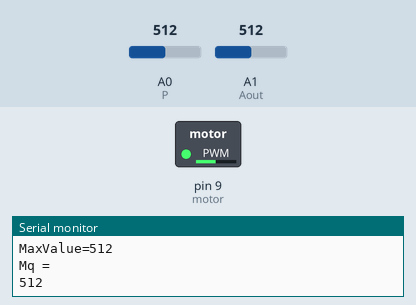
Bench run of a sketch on a simulated Arduino Uno, built with avr-gcc and run on an emulated ATmega328P. Parts: switched loads named in the sketch (green lamp = pin HIGH), the last lines printed to the serial monitor. The test bench sets the inputs (shaded band); at power-on: A0 (P) = 512, A1 (Aout) = 512.

Above: at 1.3 s.
1.4 s: A0 (P) set to 527
At 2.1 s:
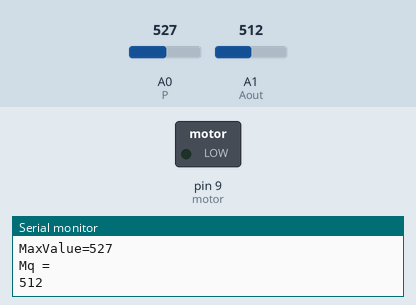
3.0 s: A0 (P) set to 511
At 3.5 s:
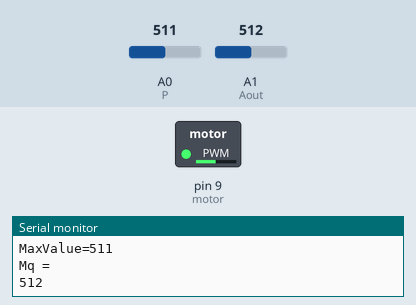
4.5 s: A0 (P) set to 716
At 5.0 s:
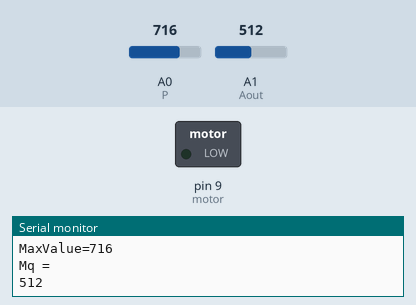
Timing chart, 0 to 7.5 s (numbered marks = the images above; inputs shaded):
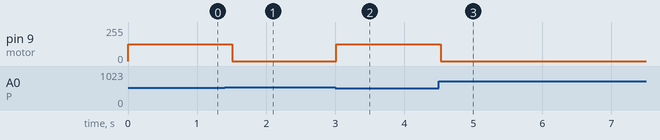

Measured:
- the behaviour switches between 512 and 513 on A0 (P) (found by bisection; images 0 and 1)
- after the input at 1.4 s, pin 9 (motor): 124/255 → 0/255 after 0.11 s
- after the input at 3.0 s, pin 9 (motor): 0/255 → 124/255 at once
- after the input at 4.5 s, pin 9 (motor): 124/255 → 0/255 at once

The sketch:

odorpurifiersrc.ino
```cpp
#define Aout A1
const int P=A0;//电位器输入引脚
const int motor=9;
int maxc;//传感器敏感度
int sensorValue=0;//电位器电压值
int outputValue=0;
int temp = 0;
void setup() {
   Serial.begin(9600);
   pinMode(Aout, INPUT);
}

void loop() {
   //读取模拟量值,temp的值赋为气味传感器传回的模拟值
temp = analogRead(Aout);
sensorValue=500;
maxc=analogRead(P);
outputValue=map(sensorValue,0,1023,0,255);
if(temp>=maxc){

analogWrite(motor,outputValue);}
else{
analogWrite(motor,0);}
Serial.print("MaxValue=");
Serial.print(maxc);
delay(2);
Serial.println("\nMq =");
Serial.println(temp);
delay(500);
}
```
